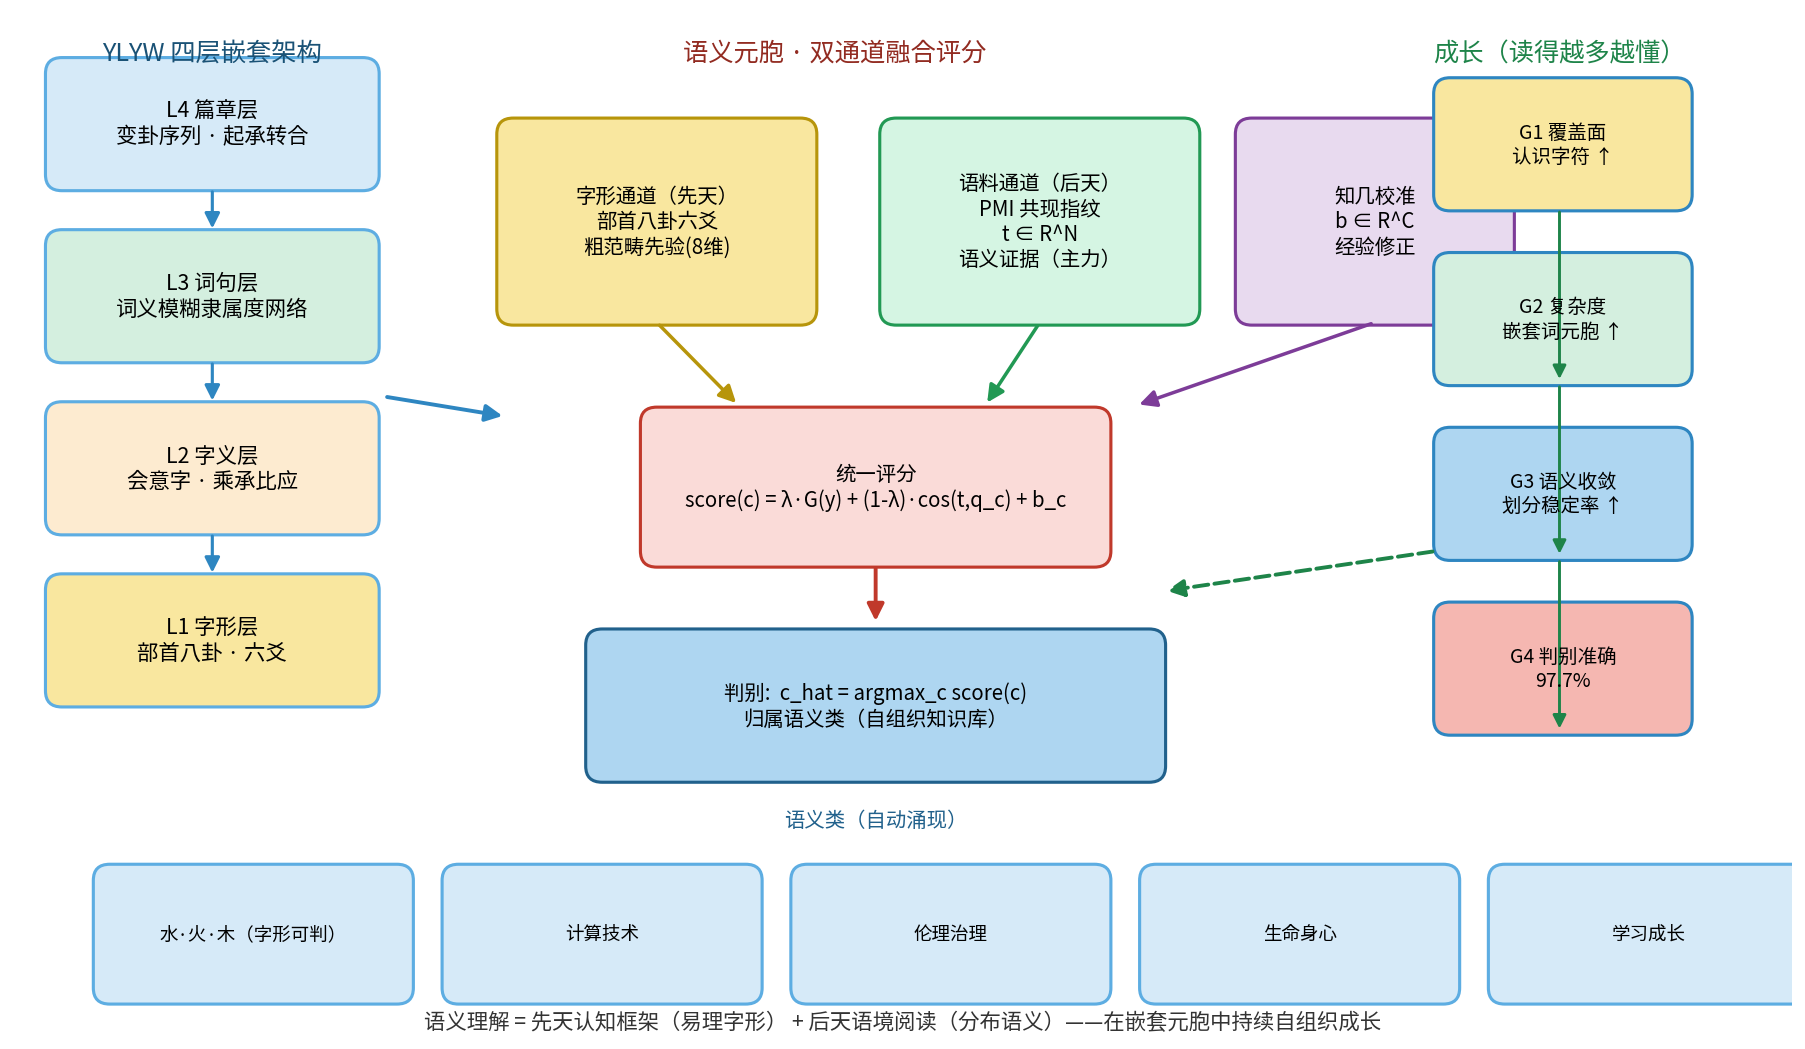

Write Python code to recreate this figure.
#!/usr/bin/env python3
# -*- coding: utf-8 -*-
"""fig_dual_channel_arch.py — 论文级示意图：四层架构 + 双通道融合语义系统"""
import matplotlib
matplotlib.use("Agg")
import matplotlib.pyplot as plt
import matplotlib.font_manager as fm
from matplotlib.patches import FancyBboxPatch, FancyArrowPatch

_CJK = "/usr/share/fonts/opentype/noto/NotoSansCJK-Regular.ttc"
_fon = fm.FontProperties(fname=_CJK)
plt.rcParams["font.sans-serif"] = [_fon.get_name()]
plt.rcParams["axes.unicode_minus"] = False

def fs(size=10, bold=False):
    p = fm.FontProperties(fname=_CJK, weight="bold" if bold else "normal")
    p.set_size(size)
    return p

fig, ax = plt.subplots(figsize=(13, 7.6))
ax.set_xlim(0, 13); ax.set_ylim(0, 7.6)
ax.axis("off")

def box(x, y, w, h, fc, ec, text, tfs=11, tc="black", bold=True, radius=0.12):
    p = FancyBboxPatch((x, y), w, h, boxstyle=f"round,pad=0.02,rounding_size={radius}",
                       fc=fc, ec=ec, lw=1.6)
    ax.add_patch(p)
    ax.text(x + w/2, y + h/2, text, ha="center", va="center",
            fontproperties=fs(tfs, bold), color=tc)

def arrow(x1, y1, x2, y2, color="#333", lw=1.8, style="-|>", ls="-"):
    a = FancyArrowPatch((x1, y1), (x2, y2), arrowstyle=style, mutation_scale=18,
                        color=color, lw=lw, linestyle=ls)
    ax.add_patch(a)

# ===== 左栏：YLYW 四层架构 =====
ax.text(1.45, 7.25, "YLYW 四层嵌套架构", ha="center", fontproperties=fs(13, True), color="#1a5276")
layers = [
    ("L4 篇章层", "变卦序列 · 起承转合", "#d6eaf8"),
    ("L3 词句层", "词义模糊隶属度网络", "#d4efdf"),
    ("L2 字义层", "会意字 · 乘承比应", "#fdebd0"),
    ("L1 字形层", "部首八卦 · 六爻", "#f9e79f"),
]
for i, (nm, desc, c) in enumerate(layers):
    y = 6.3 - i*1.28
    box(0.25, y, 2.4, 0.95, c, "#5dade2", f"{nm}\n{desc}", tfs=11)
for i in range(3):
    a = FancyArrowPatch((1.45, 6.3 - i*1.28 - 0.0), (1.45, 6.3 - (i+1)*1.28 + 0.95),
                        arrowstyle="-|>", mutation_scale=16, color="#2e86c1", lw=1.6)
    ax.add_patch(a)

# 左-中 连接
arrow(2.7, 4.75, 3.6, 4.6, color="#2e86c1", lw=2)

# ===== 中栏：双通道融合评分（核心，放大） =====
ax.text(6.0, 7.25, "语义元胞 · 双通道融合评分", ha="center", fontproperties=fs(13, True), color="#922b21")

# 先天字形通道
box(3.55, 5.3, 2.3, 1.5, "#f9e79f", "#b7950b", "字形通道（先天）\n部首八卦六爻\n粗范畴先验(8维)", tfs=10.5)
# 后天语料通道
box(6.35, 5.3, 2.3, 1.5, "#d5f5e3", "#229954", "语料通道（后天）\nPMI 共现指纹\nt ∈ R^N\n语义证据（主力）", tfs=10.5)
# 知几校准
box(8.95, 5.3, 2.0, 1.5, "#e8daef", "#7d3c98", "知几校准\nb ∈ R^C\n经验修正", tfs=10.5)

# 统一评分
box(4.6, 3.5, 3.4, 1.15, "#fadbd8", "#c0392b",
    "统一评分\nscore(c) = λ·G(y) + (1-λ)·cos(t,q_c) + b_c", tfs=10.5)
arrow(4.7, 5.3, 5.3, 4.68, color="#b7950b", lw=1.8)
arrow(7.5, 5.3, 7.1, 4.68, color="#229954", lw=1.8)
arrow(9.95, 5.3, 8.2, 4.68, color="#7d3c98", lw=1.8)

# 语义类输出
box(4.2, 1.9, 4.2, 1.1, "#aed6f1", "#21618c",
    f"判别:  c_hat = argmax_c score(c)\n归属语义类（自组织知识库）", tfs=10.5)
arrow(6.3, 3.5, 6.3, 3.05, color="#c0392b", lw=2)

# 语义类示例
ax.text(6.3, 1.55, "语义类（自动涌现）", ha="center", fontproperties=fs(10.5, True), color="#21618c")
cls = ["水·火·木（字形可判）", "计算技术", "伦理治理", "生命身心", "学习成长"]
for i, c in enumerate(cls):
    x = 0.6 + i*2.55
    box(x, 0.25, 2.3, 1.0, "#d6eaf8", "#5dade2", c, tfs=9.5, bold=(i==0))

# ===== 右栏：成长环 =====
ax.text(11.3, 7.25, "成长（读得越多越懂）", ha="center", fontproperties=fs(13, True), color="#1e8449")
growth = [
    ("G1 覆盖面", "认识字符 ↑", "#f9e79f"),
    ("G2 复杂度", "嵌套词元胞 ↑", "#d4efdf"),
    ("G3 语义收敛", "划分稳定率 ↑", "#aed6f1"),
    ("G4 判别准确", "97.7%", "#f5b7b1"),
]
for i, (nm, v, c) in enumerate(growth):
    y = 6.15 - i*1.3
    box(10.4, y, 1.85, 0.95, c, "#2e86c1", f"{nm}\n{v}", tfs=10)
for i in range(3):
    a = FancyArrowPatch((11.3, 6.15 - i*1.3 - 0.0), (11.3, 6.15 - (i+1)*1.3 + 0.0),
                        arrowstyle="-|>", mutation_scale=14, color="#1e8449", lw=1.5)
    ax.add_patch(a)
# 右栏-中 连接（成长回馈到元胞）
arrow(10.4, 3.6, 8.4, 3.3, color="#1e8449", lw=2, ls="--")

ax.text(6.5, 0.05, "语义理解 = 先天认知框架（易理字形） + 后天语境阅读（分布语义）——在嵌套元胞中持续自组织成长",
        ha="center", fontproperties=fs(11, True), color="#333")

plt.tight_layout()
plt.savefig("fig_dual_channel_arch.png", dpi=140, bbox_inches="tight")
print("已生成 fig_dual_channel_arch.png")
